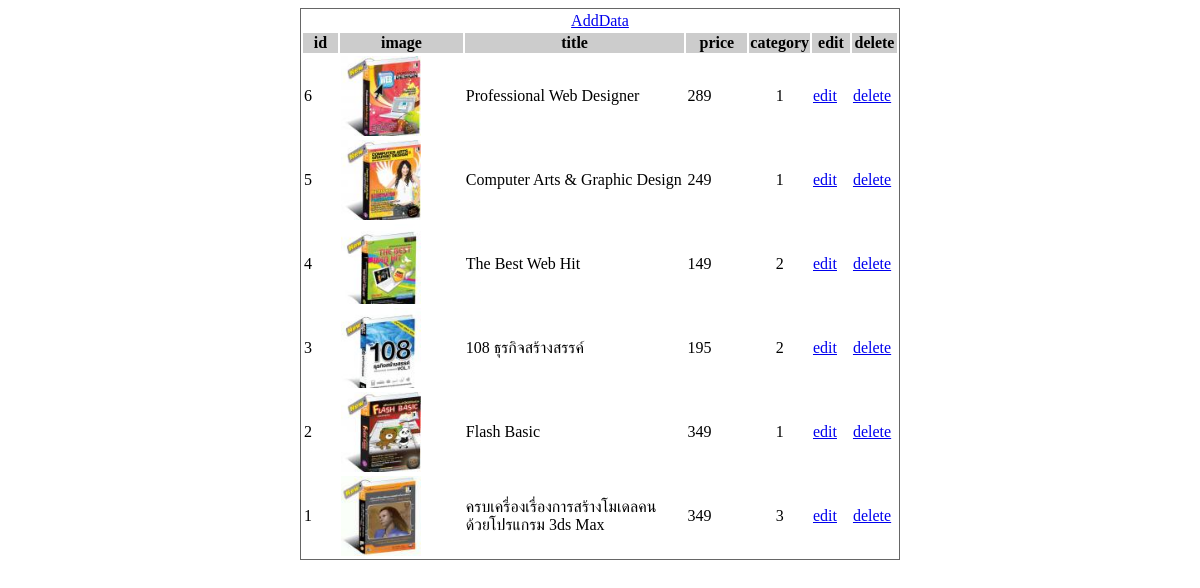
The page / on the database its author committed.
### tables this page shows
CREATE TABLE `product` (
  `p_id` int(11) NOT NULL auto_increment,
  `p_name` varchar(200) default NULL,
  `p_detail` text,
  `p_price` float default NULL,
  `c_id` varchar(100) default NULL,
  PRIMARY KEY  (`p_id`)
);

### index.php (the view, shortened to what this page needs)
<link href="style.css" rel="stylesheet" type="text/css" />
<table width="600" align="center" class="square">
  <tr>
    <td colspan="7" align="center"><a href="addform.php">AddData</a></td>
  </tr>
  <tr bgcolor="#CCCCCC">
    <td width="33" align="center"><strong>id</strong></td>
    <td width="121" align="center"><strong>image</strong></td>
    <td width="218" align="center"><strong>title</strong></td>
    <td width="59" align="center"><strong>price</strong></td>
    <td width="58" align="center"><strong>category</strong></td>
    <td width="36" align="center"><strong>edit</strong></td>
    <td width="43" align="center"><strong>delete</strong></td>
  </tr>
  <?PHP
	$sql	= "select * from product order by p_id desc";
	$query	= mysql_query($sql) or die("error=$sql");
	$num	= mysql_num_rows($query);
	for($i=1;$i<=$num;$i++)
	{
		$row	= mysql_fetch_array($query);
  ?>
  <tr>
    <td><?PHP echo $row['p_id']?></td>
    <td><?PHP
	if(file_exists("img/{$row['p_id']}.jpg"))
	{
	?>
      <img src="img/<?PHP echo $row['p_id']?>.jpg" width="80" border="0" />
    <?PHP
	}
	?></td>
    <td><?PHP echo $row[1]?></td>
    <td><?PHP echo $row['p_price']?></td>
    <td align="center"><?PHP echo $row['c_id']?></td>
    <td><a href="editform.php?p_id=<?PHP echo $row['p_id']?>">edit</a></td>
    <td><a href="delete.php?p_id=<?PHP echo $row['p_id']?>"
     onclick="return confirm('Are you sure??');">delete</a></td>
  </tr>
  <?PHP
  }
  ?>
</table>

### style.css (style rules this page uses)
.square { border-top: 1px solid #666666; border-right: 1px solid #666666; border-bottom: 1px solid #666666; border-left: 1px solid #666666; }

### rows shown on the page
product: p_id "6", shows a picture, p_name "Professional Web Designer", p_price "289", c "1"
product: p_id "5", shows a picture, p_name "Computer Arts & Graphic Design", p_price "249", c "1"
product: p_id "4", shows a picture, p_name "The Best Web Hit", p_price "149", c "2"
product: p_id "3", shows a picture, p_name "108 ธุรกิจสร้างสรรค์", p_price "195", c "2"
product: p_id "2", shows a picture, p_name "Flash Basic", p_price "349", c "1"
product: p_id "1", shows a picture, p_name "ครบเครื่องเรื่องการสร้างโมเดลคน ด้วยโปรแกรม 3ds Max", p_price "349", c "3"
